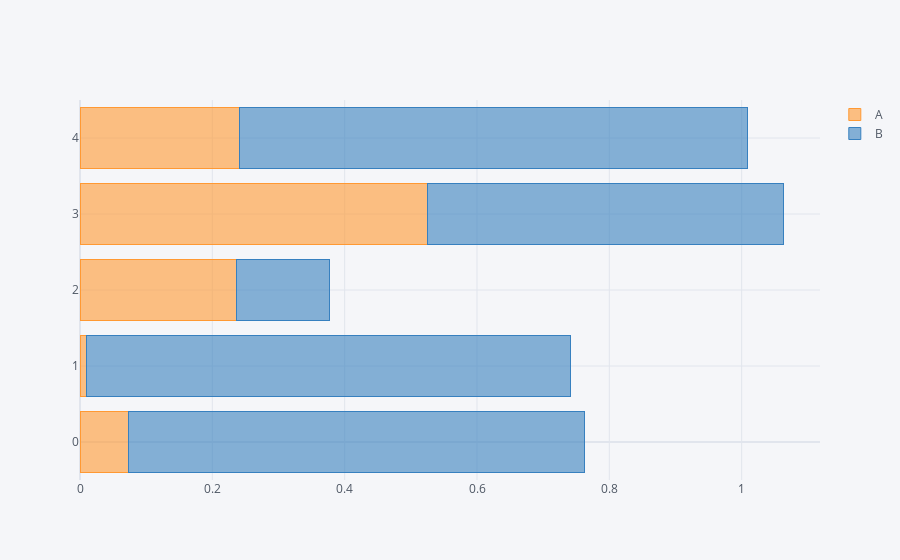

Notebook code cell kept with this figure:
### Markdown cell above
#### [ 가로로 그래프 그리기 ]

### Code cell
df.iplot(kind = 'bar', barmode = 'stack', orientation = 'h') # orientation 옵션 사용

### Figure 1 — Plotly figure (JSON) as saved in the notebook; plotly's stock layout.template omitted (floating-point values rounded to 4 significant figures)
{"data": [{"marker": {"color": "rgba(255, 153, 51, 0.6)", "line": {"color": "rgba(255, 153, 51, 1.0)", "width": 1}}, "name": "A", "orientation": "h", "text": "", "type": "bar", "x": [0.07282, 0.01052, 0.2358, 0.5247, 0.241], "y": [0, 1, 2, 3, 4]}, {"marker": {"color": "rgba(55, 128, 191, 0.6)", "line": {"color": "rgba(55, 128, 191, 1.0)", "width": 1}}, "name": "B", "orientation": "h", "text": "", "type": "bar", "x": [0.6892, 0.7308, 0.1419, 0.5378, 0.7672], "y": [0, 1, 2, 3, 4]}], "layout": {"barmode": "stack", "legend": {"bgcolor": "#F5F6F9", "font": {"color": "#4D5663"}, "traceorder": "normal"}, "paper_bgcolor": "#F5F6F9", "plot_bgcolor": "#F5F6F9", "title": {"font": {"color": "#4D5663"}}, "xaxis": {"gridcolor": "#E1E5ED", "showgrid": true, "tickfont": {"color": "#4D5663"}, "title": {"font": {"color": "#4D5663"}, "text": ""}, "zerolinecolor": "#E1E5ED"}, "yaxis": {"gridcolor": "#E1E5ED", "showgrid": true, "tickfont": {"color": "#4D5663"}, "title": {"font": {"color": "#4D5663"}, "text": ""}, "zerolinecolor": "#E1E5ED"}}}
